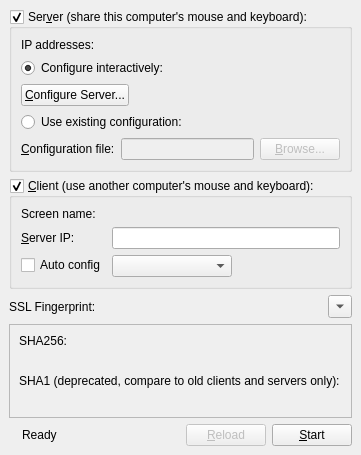
<?xml version="1.0" encoding="UTF-8"?>
<ui version="4.0">
 <class>MainWindow</class>
 <widget class="QMainWindow" name="MainWindow">
  <property name="sizePolicy">
   <sizepolicy hsizetype="Fixed" vsizetype="Fixed">
    <horstretch>0</horstretch>
    <verstretch>0</verstretch>
   </sizepolicy>
  </property>
  <property name="windowTitle">
   <string>InputLeap</string>
  </property>
  <widget class="QWidget" name="centralwidget">
   <layout class="QVBoxLayout" name="verticalLayout_2">
    <property name="sizeConstraint">
     <enum>QLayout::SetFixedSize</enum>
    </property>
    <item>
     <widget class="QGroupBox" name="m_pGroupServer">
      <property name="sizePolicy">
       <sizepolicy hsizetype="Preferred" vsizetype="Preferred">
        <horstretch>0</horstretch>
        <verstretch>0</verstretch>
       </sizepolicy>
      </property>
      <property name="title">
       <string>Ser&amp;ver (share this computer's mouse and keyboard):</string>
      </property>
      <property name="checkable">
       <bool>true</bool>
      </property>
      <property name="checked">
       <bool>true</bool>
      </property>
      <layout class="QVBoxLayout">
       <item>
        <layout class="QFormLayout" name="formLayout">
         <property name="fieldGrowthPolicy">
          <enum>QFormLayout::AllNonFixedFieldsGrow</enum>
         </property>
         <item row="0" column="0">
          <widget class="QLabel" name="label_2">
           <property name="text">
            <string>IP addresses:</string>
           </property>
          </widget>
         </item>
         <item row="0" column="1">
          <widget class="QLabel" name="m_pLabelIpAddresses">
           <property name="text">
            <string notr="true"/>
           </property>
          </widget>
         </item>
        </layout>
       </item>
       <item>
        <widget class="QRadioButton" name="m_pRadioInternalConfig">
         <property name="text">
          <string>Configure interactively:</string>
         </property>
         <property name="checked">
          <bool>true</bool>
         </property>
        </widget>
       </item>
       <item>
        <layout class="QHBoxLayout" name="horizontalLayout_4">
         <item>
          <widget class="QPushButton" name="m_pButtonConfigureServer">
           <property name="text">
            <string>&amp;Configure Server...</string>
           </property>
          </widget>
         </item>
         <item>
          <spacer>
           <property name="orientation">
            <enum>Qt::Horizontal</enum>
           </property>
           <property name="sizeHint" stdset="0">
            <size>
             <width>40</width>
             <height>20</height>
            </size>
           </property>
          </spacer>
         </item>
        </layout>
       </item>
       <item>
        <widget class="QRadioButton" name="m_pRadioExternalConfig">
         <property name="text">
          <string>Use existing configuration:</string>
         </property>
        </widget>
       </item>
       <item>
        <layout class="QHBoxLayout">
         <item>
          <widget class="QLabel" name="m_pLabelConfigurationFile">
           <property name="text">
            <string>&amp;Configuration file:</string>
           </property>
           <property name="buddy">
            <cstring>m_pLineEditConfigFile</cstring>
           </property>
          </widget>
         </item>
         <item>
          <widget class="QLineEdit" name="m_pLineEditConfigFile">
           <property name="enabled">
            <bool>false</bool>
           </property>
          </widget>
         </item>
         <item>
          <widget class="QPushButton" name="m_pButtonBrowseConfigFile">
           <property name="enabled">
            <bool>false</bool>
           </property>
           <property name="text">
            <string>&amp;Browse...</string>
           </property>
          </widget>
         </item>
        </layout>
       </item>
      </layout>
     </widget>
    </item>
    <item>
     <widget class="QGroupBox" name="m_pGroupClient">
      <property name="sizePolicy">
       <sizepolicy hsizetype="Preferred" vsizetype="Preferred">
        <horstretch>0</horstretch>
        <verstretch>0</verstretch>
       </sizepolicy>
      </property>
      <property name="title">
       <string>&amp;Client (use another computer's mouse and keyboard):</string>
      </property>
      <property name="checkable">
       <bool>true</bool>
      </property>
      <property name="checked">
       <bool>true</bool>
      </property>
      <layout class="QFormLayout" name="formLayout_3">
       <property name="fieldGrowthPolicy">
        <enum>QFormLayout::AllNonFixedFieldsGrow</enum>
       </property>
       <item row="0" column="0">
        <widget class="QLabel" name="label_5">
         <property name="text">
          <string>Screen name:</string>
         </property>
        </widget>
       </item>
       <item row="0" column="1">
        <widget class="QLabel" name="m_pLabelScreenName">
         <property name="text">
          <string notr="true"/>
         </property>
        </widget>
       </item>
       <item row="2" column="0">
        <widget class="QLabel" name="m_pLabelServerName">
         <property name="text">
          <string>&amp;Server IP:</string>
         </property>
         <property name="buddy">
          <cstring>m_pLineEditHostname</cstring>
         </property>
        </widget>
       </item>
       <item row="2" column="1">
        <widget class="QLineEdit" name="m_pLineEditHostname"/>
       </item>
       <item row="3" column="0">
        <widget class="QCheckBox" name="m_pCheckBoxAutoConfig">
         <property name="text">
          <string>Auto config</string>
         </property>
        </widget>
       </item>
       <item row="3" column="1">
        <widget class="QComboBox" name="m_pComboServerList">
         <property name="sizePolicy">
          <sizepolicy hsizetype="Maximum" vsizetype="Preferred">
           <horstretch>0</horstretch>
           <verstretch>0</verstretch>
          </sizepolicy>
         </property>
         <property name="minimumSize">
          <size>
           <width>120</width>
           <height>0</height>
          </size>
         </property>
        </widget>
       </item>
      </layout>
     </widget>
    </item>
    <item>
     <layout class="QHBoxLayout" name="horizontalLayout_3">
      <item>
       <widget class="QLabel" name="m_pLabelFingerprint">
        <property name="sizePolicy">
         <sizepolicy hsizetype="Maximum" vsizetype="Preferred">
          <horstretch>0</horstretch>
          <verstretch>0</verstretch>
         </sizepolicy>
        </property>
        <property name="text">
         <string>SSL Fingerprint:</string>
        </property>
       </widget>
      </item>
      <item>
       <widget class="QLabel" name="m_pLabelLocalFingerprint">
        <property name="text">
         <string/>
        </property>
        <property name="textFormat">
         <enum>Qt::PlainText</enum>
        </property>
       </widget>
      </item>
      <item>
       <widget class="QToolButton" name="toolbutton_show_fingerprint">
        <property name="text">
         <string>...</string>
        </property>
        <property name="arrowType">
         <enum>Qt::DownArrow</enum>
        </property>
       </widget>
      </item>
     </layout>
    </item>
    <item>
     <widget class="QFrame" name="frame_fingerprint_details">
      <property name="frameShape">
       <enum>QFrame::StyledPanel</enum>
      </property>
      <property name="frameShadow">
       <enum>QFrame::Raised</enum>
      </property>
      <layout class="QGridLayout" name="gridLayout">
       <property name="sizeConstraint">
        <enum>QLayout::SetMinimumSize</enum>
       </property>
       <item row="1" column="1">
        <widget class="QLabel" name="label_sha256_randomart">
         <property name="font">
          <font>
           <family>Courier</family>
          </font>
         </property>
         <property name="text">
          <string/>
         </property>
         <property name="textInteractionFlags">
          <set>Qt::LinksAccessibleByMouse|Qt::TextSelectableByMouse</set>
         </property>
        </widget>
       </item>
       <item row="2" column="0" colspan="2">
        <widget class="QLabel" name="label_sha1">
         <property name="text">
          <string>SHA1 (deprecated, compare to old clients and servers only):</string>
         </property>
        </widget>
       </item>
       <item row="3" column="0" colspan="2">
        <widget class="QLabel" name="label_sha1_fingerprint_full">
         <property name="text">
          <string/>
         </property>
         <property name="textInteractionFlags">
          <set>Qt::LinksAccessibleByMouse|Qt::TextSelectableByMouse</set>
         </property>
        </widget>
       </item>
       <item row="0" column="0" colspan="2">
        <widget class="QLabel" name="label_sha256">
         <property name="text">
          <string>SHA256:</string>
         </property>
        </widget>
       </item>
       <item row="1" column="0">
        <widget class="QLabel" name="label_sha256_fingerprint_full">
         <property name="text">
          <string/>
         </property>
         <property name="textInteractionFlags">
          <set>Qt::LinksAccessibleByMouse|Qt::TextSelectableByMouse</set>
         </property>
        </widget>
       </item>
      </layout>
     </widget>
    </item>
    <item>
     <layout class="QHBoxLayout" name="horizontalLayout">
      <property name="sizeConstraint">
       <enum>QLayout::SetDefaultConstraint</enum>
      </property>
      <item>
       <widget class="QLabel" name="m_pLabelPadlock">
        <property name="enabled">
         <bool>true</bool>
        </property>
        <property name="text">
         <string/>
        </property>
        <property name="pixmap">
         <pixmap resource="../res/InputLeap.qrc">:/res/icons/16x16/padlock.png</pixmap>
        </property>
       </widget>
      </item>
      <item>
       <widget class="QLabel" name="m_pStatusLabel">
        <property name="text">
         <string>Ready</string>
        </property>
       </widget>
      </item>
      <item>
       <spacer name="spacer">
        <property name="orientation">
         <enum>Qt::Horizontal</enum>
        </property>
        <property name="sizeHint" stdset="0">
         <size>
          <width>40</width>
          <height>20</height>
         </size>
        </property>
       </spacer>
      </item>
      <item>
       <widget class="QPushButton" name="m_pButtonReload">
        <property name="enabled">
         <bool>false</bool>
        </property>
        <property name="text">
         <string>&amp;Reload</string>
        </property>
       </widget>
      </item>
      <item>
       <widget class="QPushButton" name="m_pButtonToggleStart">
        <property name="text">
         <string>&amp;Start</string>
        </property>
       </widget>
      </item>
     </layout>
    </item>
   </layout>
  </widget>
  <action name="m_pActionAbout">
   <property name="text">
    <string>&amp;About InputLeap...</string>
   </property>
   <property name="shortcut">
    <string notr="true"/>
   </property>
  </action>
  <action name="m_pActionQuit">
   <property name="text">
    <string>&amp;Quit</string>
   </property>
   <property name="statusTip">
    <string>Quit</string>
   </property>
   <property name="shortcut">
    <string notr="true">Ctrl+Q</string>
   </property>
  </action>
  <action name="m_pActionStartCmdApp">
   <property name="text">
    <string>&amp;Start</string>
   </property>
   <property name="statusTip">
    <string>Run</string>
   </property>
   <property name="shortcut">
    <string notr="true">Ctrl+S</string>
   </property>
  </action>
  <action name="m_pActionStopCmdApp">
   <property name="enabled">
    <bool>false</bool>
   </property>
   <property name="text">
    <string>S&amp;top</string>
   </property>
   <property name="statusTip">
    <string>Stop</string>
   </property>
   <property name="shortcut">
    <string notr="true">Ctrl+T</string>
   </property>
  </action>
  <action name="m_pActionMinimize">
   <property name="text">
    <string>&amp;Hide</string>
   </property>
   <property name="toolTip">
    <string>Hide</string>
   </property>
   <property name="shortcut">
    <string notr="true">F5</string>
   </property>
  </action>
  <action name="m_pActionRestore">
   <property name="text">
    <string>&amp;Show</string>
   </property>
   <property name="toolTip">
    <string>Show</string>
   </property>
   <property name="shortcut">
    <string notr="true"/>
   </property>
  </action>
  <action name="m_pActionSave">
   <property name="text">
    <string>S&amp;ave configuration</string>
   </property>
   <property name="statusTip">
    <string>Save the interactively generated server configuration to a file.</string>
   </property>
   <property name="shortcut">
    <string notr="true">Ctrl+Alt+S</string>
   </property>
  </action>
  <action name="m_pActionSettings">
   <property name="text">
    <string>Change &amp;Settings</string>
   </property>
   <property name="statusTip">
    <string>Edit settings</string>
   </property>
   <property name="shortcut">
    <string notr="true">F4</string>
   </property>
  </action>
  <action name="m_pActionShowLog">
   <property name="text">
    <string>Show &amp;Log</string>
   </property>
   <property name="toolTip">
    <string>Show Log</string>
   </property>
   <property name="shortcut">
    <string notr="true">F2</string>
   </property>
  </action>
 </widget>
 <resources>
  <include location="../res/InputLeap.qrc"/>
 </resources>
 <connections>
  <connection>
   <sender>m_pRadioExternalConfig</sender>
   <signal>toggled(bool)</signal>
   <receiver>m_pLineEditConfigFile</receiver>
   <slot>setEnabled(bool)</slot>
   <hints>
    <hint type="sourcelabel">
     <x>156</x>
     <y>179</y>
    </hint>
    <hint type="destinationlabel">
     <x>169</x>
     <y>209</y>
    </hint>
   </hints>
  </connection>
  <connection>
   <sender>m_pRadioExternalConfig</sender>
   <signal>toggled(bool)</signal>
   <receiver>m_pButtonBrowseConfigFile</receiver>
   <slot>setEnabled(bool)</slot>
   <hints>
    <hint type="sourcelabel">
     <x>353</x>
     <y>182</y>
    </hint>
    <hint type="destinationlabel">
     <x>356</x>
     <y>211</y>
    </hint>
   </hints>
  </connection>
  <connection>
   <sender>m_pRadioInternalConfig</sender>
   <signal>toggled(bool)</signal>
   <receiver>m_pButtonConfigureServer</receiver>
   <slot>setEnabled(bool)</slot>
   <hints>
    <hint type="sourcelabel">
     <x>204</x>
     <y>244</y>
    </hint>
    <hint type="destinationlabel">
     <x>212</x>
     <y>274</y>
    </hint>
   </hints>
  </connection>
  <connection>
   <sender>m_pButtonToggleStart</sender>
   <signal>clicked()</signal>
   <receiver>m_pActionStartCmdApp</receiver>
   <slot>trigger()</slot>
   <hints>
    <hint type="sourcelabel">
     <x>361</x>
     <y>404</y>
    </hint>
    <hint type="destinationlabel">
     <x>-1</x>
     <y>-1</y>
    </hint>
   </hints>
  </connection>
 </connections>
</ui>
